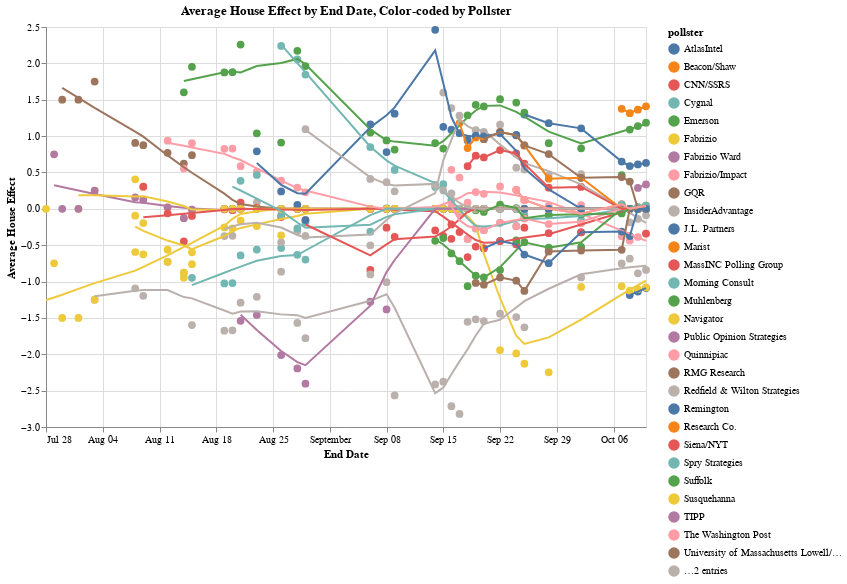

Write notebook code for a chart like this one.
### Code cell
import altair as alt

# Group by 'end_date' and 'pollster' and calculate the mean of 'house_effect'
grouped_data = he_agg.groupby(['end_date', 'pollster']).agg(
    avg_house_effect=('house_effect', 'mean')
).reset_index()

# Define selection for pollster highlighting
highlight = alt.selection_multi(fields=['pollster'], bind='legend')

# Create a scatter plot for the average house effect, color-coded by 'pollster'
scatter = alt.Chart(grouped_data).mark_circle(size=60).encode(
    x=alt.X('end_date:T', title='End Date'),
    y=alt.Y('avg_house_effect:Q', title='Average House Effect'),
    color=alt.condition(
        highlight,  # Highlight selected pollsters
        'pollster:N',  # Color based on pollster when selected
        alt.value('lightgray')  # Gray out when not selected
    ),
    opacity=alt.condition(highlight, alt.value(1), alt.value(0.3)),  # Opacity for non-selected points
    tooltip=['end_date:T', 'avg_house_effect:Q', 'pollster:N']
).properties(
    width=600,
    height=400,
    title="Average House Effect by End Date, Color-coded by Pollster"
).add_selection(
    highlight  # Add the selection to the chart
)

# LOESS smoothing for each pollster (groupby pollster)
loess = alt.Chart(grouped_data).transform_loess(
    'end_date', 'avg_house_effect', groupby=['pollster']
).mark_line().encode(
    x='end_date:T',
    y='avg_house_effect:Q',
    color=alt.condition(
        highlight,  # Highlight LOESS lines for selected pollsters
        'pollster:N',  # Color based on pollster when selected
        alt.value('lightgray')  # Gray out when not selected
    ),
    size=alt.condition(highlight, alt.value(2), alt.value(1)),  # Thicker line for selected pollsters
    opacity=alt.condition(highlight, alt.value(1), alt.value(0.3))  # Opacity for non-selected lines
)

# Layering the scatter plot and LOESS smoothing lines
final_chart = alt.layer(scatter, loess)

# Display the final chart
final_chart.display()

### Figure 1 — Vega-Lite specification as saved in the notebook (floating-point values rounded to 4 significant figures; data arrays with more than 128 entries replaced by an {"elided": "..."} marker saying what was removed)
{"config": {"view": {"continuousWidth": 300, "continuousHeight": 300}}, "layer": [{"mark": {"type": "circle", "size": 60}, "encoding": {"color": {"condition": {"param": "param_4", "field": "pollster", "type": "nominal"}, "value": "lightgray"}, "opacity": {"condition": {"param": "param_4", "value": 1}, "value": 0.3}, "tooltip": [{"field": "end_date", "type": "temporal"}, {"field": "avg_house_effect", "type": "quantitative"}, {"field": "pollster", "type": "nominal"}], "x": {"field": "end_date", "title": "End Date", "type": "temporal"}, "y": {"field": "avg_house_effect", "title": "Average House Effect", "type": "quantitative"}}, "name": "view_4", "title": "Average House Effect by End Date, Color-coded by Pollster"}, {"mark": {"type": "line"}, "encoding": {"color": {"condition": {"param": "param_4", "field": "pollster", "type": "nominal"}, "value": "lightgray"}, "opacity": {"condition": {"param": "param_4", "value": 1}, "value": 0.3}, "size": {"condition": {"param": "param_4", "value": 2}, "value": 1}, "x": {"field": "end_date", "type": "temporal"}, "y": {"field": "avg_house_effect", "type": "quantitative"}}, "transform": [{"loess": "avg_house_effect", "on": "end_date", "groupby": ["pollster"]}]}], "data": {"name": "data-dcc5e9df11e7995bd6e570ce1396006b"}, "height": 400, "params": [{"name": "param_4", "select": {"type": "point", "fields": ["pollster"]}, "bind": "legend", "views": ["view_4"]}], "width": 600, "$schema": "https://vega.github.io/schema/vega-lite/v5.20.1.json", "datasets": {"data-dcc5e9df11e7995bd6e570ce1396006b": {"elided": "604 records"}}}
